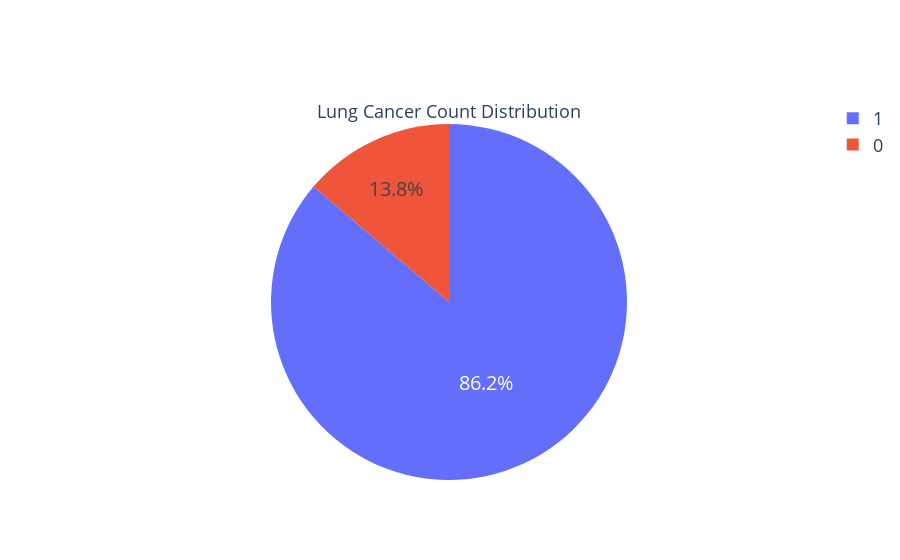

The code cell stored with this chart in its notebook:
### Markdown cell above
Some outliers are present in the dataset. Inferred from box-plot.

Most common age ranges from 50-70. This was also inferred from describe method.

### Code cell
fig = go.Figure(data=[go.Pie(labels=list(Counter(df['LUNG_CANCER']).keys()),
                     values=list(Counter(df['LUNG_CANCER']).values()),
                     title='Lung Cancer Count Distribution',
                     name='')])
fig.update_traces(textfont_size=20)
fig.update_layout(font=dict(size=18))

fig.show()

### Figure 1 — Plotly figure (JSON) as saved in the notebook; plotly's stock layout.template omitted (floating-point values rounded to 4 significant figures)
{"data": [{"labels": [1, 0], "name": "", "textfont": {"size": 20}, "title": {"text": "Lung Cancer Count Distribution"}, "type": "pie", "values": [238, 38]}], "layout": {"font": {"size": 18}}}
